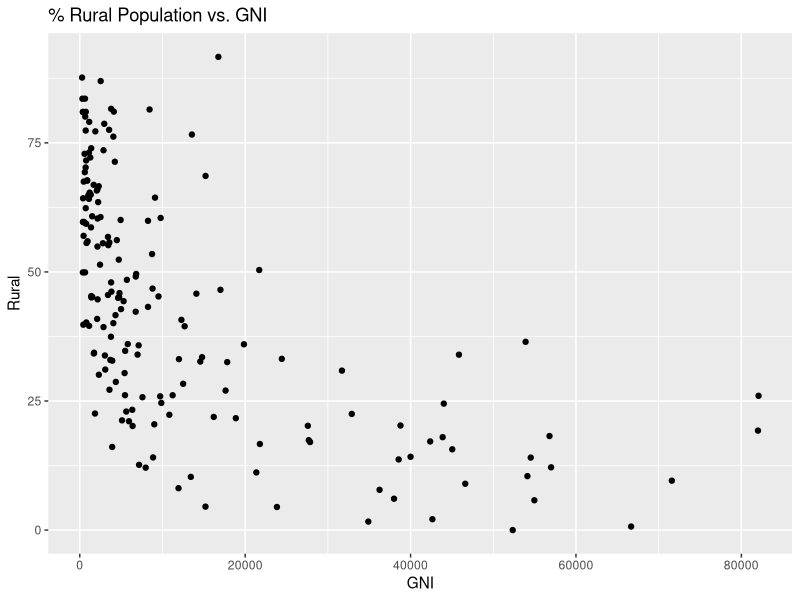
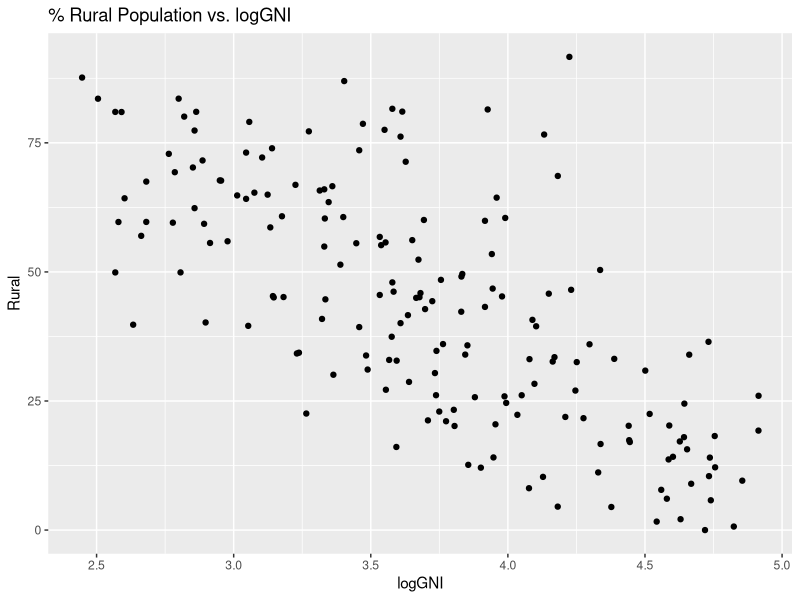
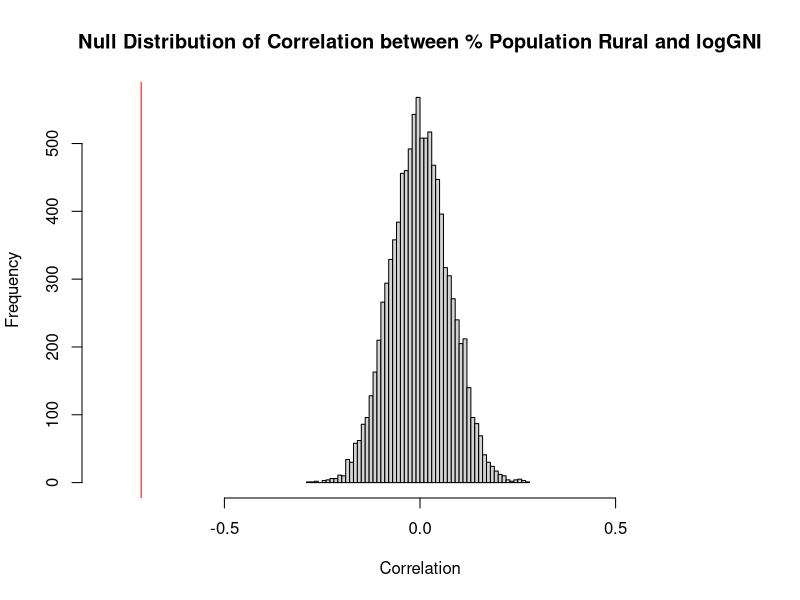
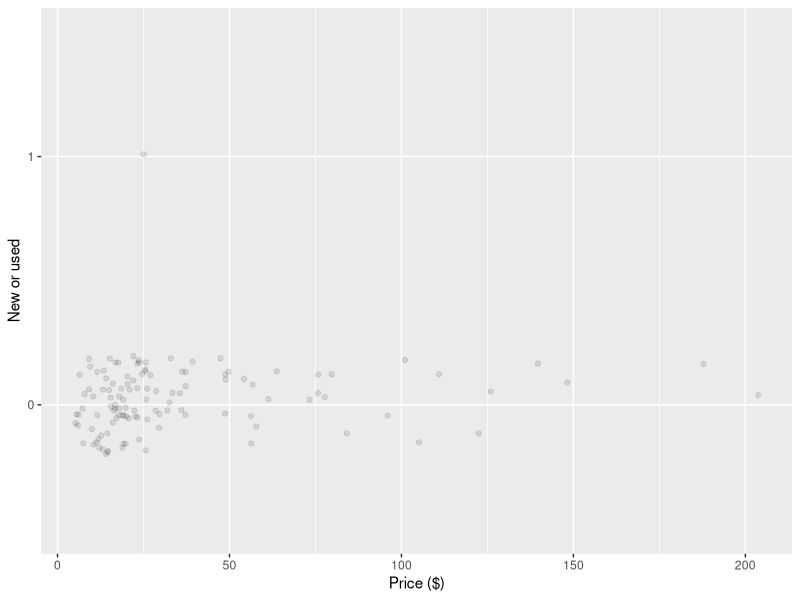
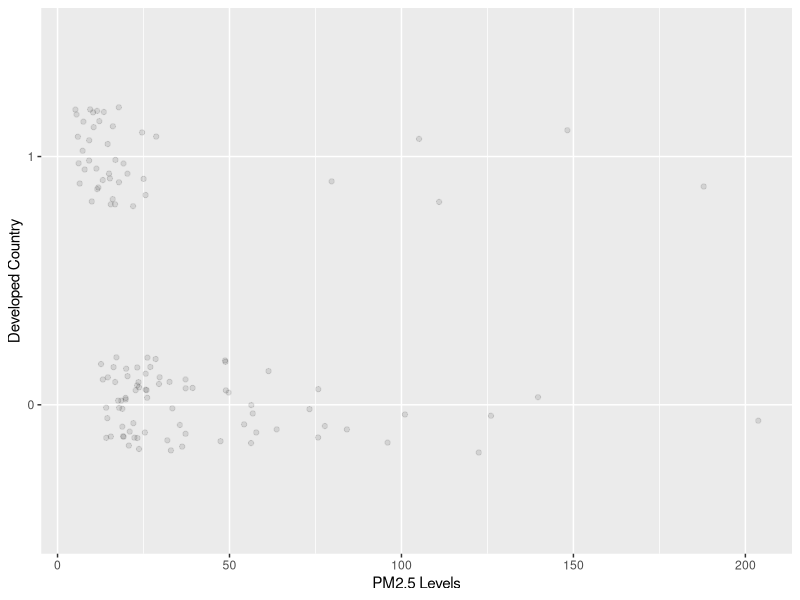

Write R code to recreate these figures, in order.
## ---- chunk 1
knitr::opts_chunk$set(echo = TRUE)
library(dplyr)
## ---- chunk 2
set.seed(230)
library(car)
library(dplyr)
library(ggplot2)
library(MASS)
library(readr)
## ---- chunk 3
#read in data
world_bank_2016 <- read_csv("Data/WB.2016.csv")

# remove NA data for measles and GNI
# wbCor <- wb[!is.na(wb$Measles),]
# wbCor <- wbCor[!is.na(wbCor$GNI),]
## ---- chunk 4
myResPlots2 <- function(model, label = "Residual Plots"){
  
  #Normal quantile plot of studentized residuals
  qqPlot(rstudent(model), pch=19, main=paste("NQ Plot of Studentized Residuals,",label))
  
  #plot of fitted vs. studentized residuals
  plot(rstudent(model) ~ model$fitted.values, pch=19, col='red', xlab="Fitted Values", ylab = "Studentized Residuals",
     main = paste("Fits vs. Studentized Residuals,", label))
  abline(h=0, lwd=3)
  abline(h=c(3,-3), lty=2, col="blue")
  abline(h=c(2,-2), lty=2, col="green")
}
## ---- chunk 5
health_indicators <- world_bank_2016 %>%
  dplyr::select(GNI, Rural, Measles, InfMort, LifeExp) %>%
  mutate(logGNI = log10(GNI)) %>%
  na.omit()
## ---- chunk 6
ggplot(data = health_indicators, aes(x = GNI, y = Rural)) +
  geom_point() +
  ggtitle("% Rural Population vs. GNI")
## ---- chunk 7
ggplot(data = health_indicators, aes(x = logGNI, y = Rural)) +
  geom_point() +
  ggtitle("% Rural Population vs. logGNI")
## ---- chunk 8
(obs_stat_corr_rural_logGNI <- cor(health_indicators$Rural, health_indicators$logGNI))
## ---- chunk 9
null_dist_corr_rural_logGNI <- rep(NA, 10000)
for (i in 1:10000){
  null_dist_corr_rural_logGNI[i] <-
    cor(sample(health_indicators$Rural), health_indicators$logGNI)
}

# plot the null distribution with a red vertical line for the statistic value
hist(null_dist_corr_rural_logGNI,
     main = "Null Distribution of Correlation between % Population Rural and logGNI",
     xlab = "Correlation",
     xlim = c(-0.8, 0.8),
     nclass = 50)

# So far off that it doesn't even matter
abline(v = obs_stat_corr_rural_logGNI, col = "red")
## ---- chunk 10
(p_value_corr_rural_logGNI <-
   sum(abs(null_dist_corr_rural_logGNI) >= abs(obs_stat_corr_rural_logGNI)) / length(null_dist_corr_rural_logGNI))
## ---- chunk 11
GNI_all.model <- lm(logGNI ~ Measles + InfMort + LifeExp, data = health_indicators)
summary(GNI_all.model)
## ---- chunk 12
vif(GNI_all.model)
## ---- chunk 13
GNI_LifeExp.model <- lm(logGNI ~ LifeExp, data = health_indicators)
summary(GNI_LifeExp.model)
## ---- chunk 14
cor(health_indicators[, c("Measles", "LifeExp", "InfMort")])
## ---- chunk 15
# Get environmental indicators
environmental_indicators <- world_bank_2016 %>%
  dplyr::select(LifeExp, PM2.5, Diesel, EnergyUse, FossilPct, Forest14, Forest94, CO2) %>%
  na.omit()

# Fit the full model
full_environmental.model <- lm(LifeExp ~ ., data = environmental_indicators)
summary(full_environmental.model)

# Stepwise regression model
step_backwards.model <- stepAIC(full_environmental.model, direction = "backward", 
                      trace = FALSE)
summary(step_backwards.model)

# Stepwise regression model
step_forwards.model <- stepAIC(full_environmental.model, direction = "forward", 
                      trace = FALSE)
summary(step_backwards.model)
## ---- chunk 16
rural_data <- world_bank_2016 %>%
  dplyr::select(Rural, PM2.5, Diesel, EnergyUse, FossilPct, Forest14, Forest94, CO2) %>%
  mutate(isRural = Rural < 0.20) %>%
  mutate(isRural = as.integer(isRural)) %>%
  mutate(isRural = factor(as.character(isRural, levels = c("Not Rural", "Rural")))) %>%
  na.omit()

# visualize the data
rural_data  %>% 
  ggplot(aes(x = PM2.5, y = isRural)) + 
  geom_jitter(alpha = .1, position = position_jitter(height = .2)) + 
  xlab("Price ($)") + 
  ylab ("New or used")
## ---- chunk 17
GNI_data <- world_bank_2016 %>%
  dplyr::select(GNI, PM2.5, Diesel, EnergyUse, FossilPct, Forest14, Forest94, CO2) %>%
  mutate(isDeveloped = GNI >= 12476) %>%
  mutate(isDeveloped = as.integer(isDeveloped)) %>%
  mutate(isDeveloped = factor(as.character(isDeveloped, levels = c("Low-Medium Income", "High-Income")))) %>%
  na.omit()

# visualize the data
GNI_data  %>% 
  ggplot(aes(x = PM2.5, y = isDeveloped)) + 
  geom_jitter(alpha = .1, position = position_jitter(height = .2)) + 
  xlab("PM2.5 Levels") + 
  ylab ("Developed Country")
